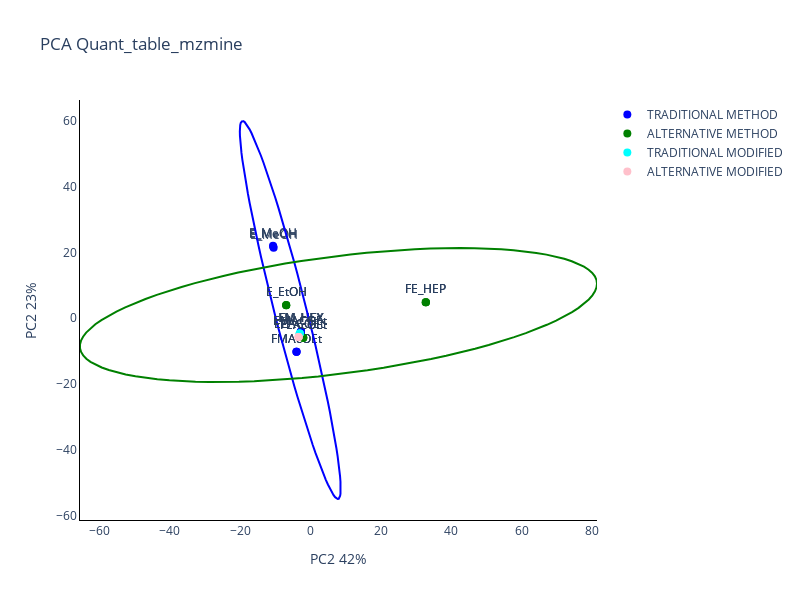

The notebook cell this image was saved under:
### Code cell
plot2D(pca_no_blank_df, colors, pca_no_blank, "noblank");
